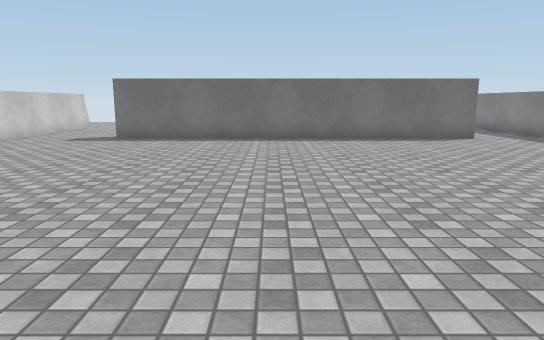
view 1 (above)

16 first-person views from a walk through a Unity game level. The camera is 1.3 m above the floor, tilts 10° down and sees 70° across. The floor is counted in squares, 1 m on a side. Each view is taken from the middle of a square. On the plan, view 1 faces up. The plan holds only what a view shows up to about 16 squares ahead; the rest is blank. The place goes on beyond the plan. Surface patterns are stand-ins for the level's own textures.

view 2
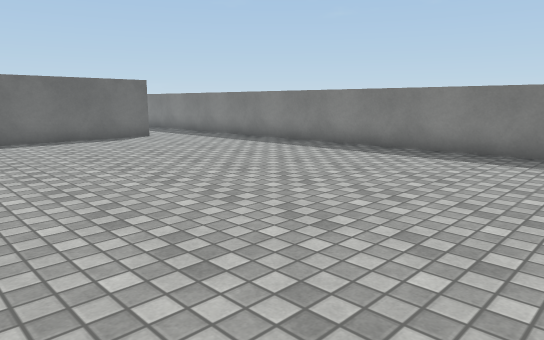

view 3
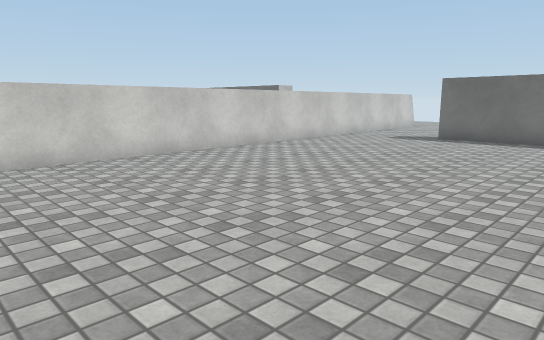

view 4
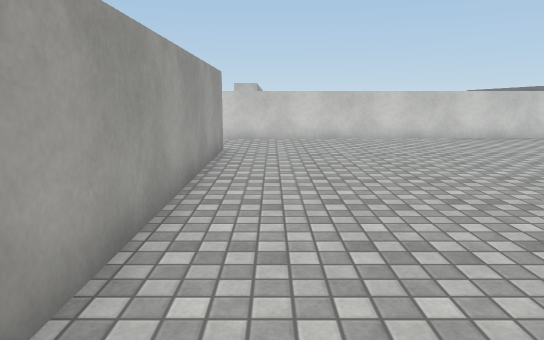

view 5
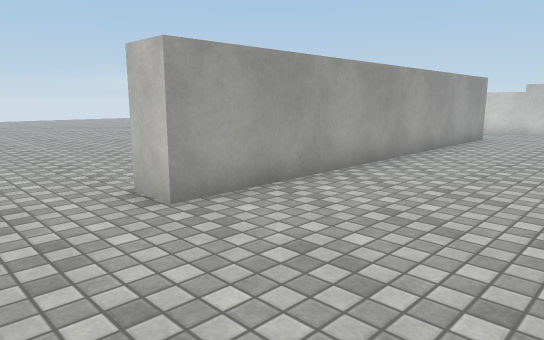

view 6
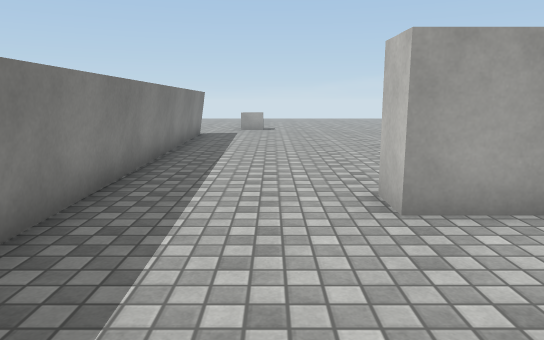

view 7
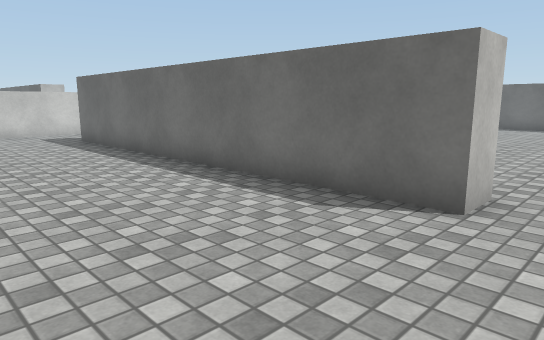

view 8
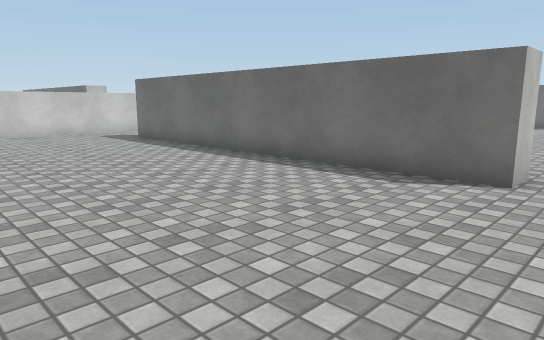

view 9
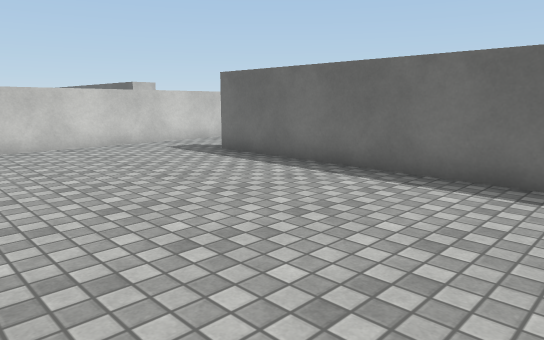

view 10
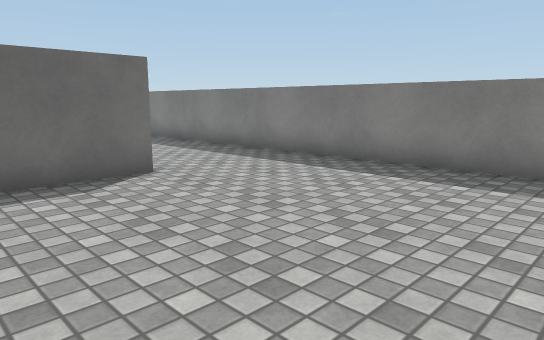

view 11
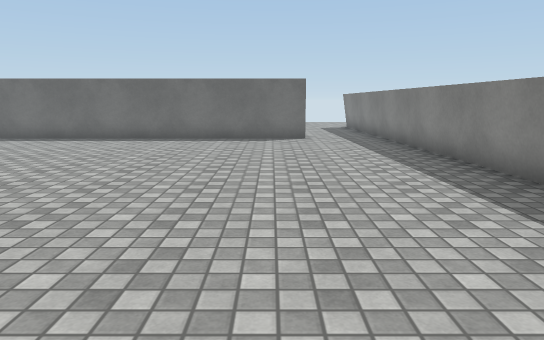

view 12
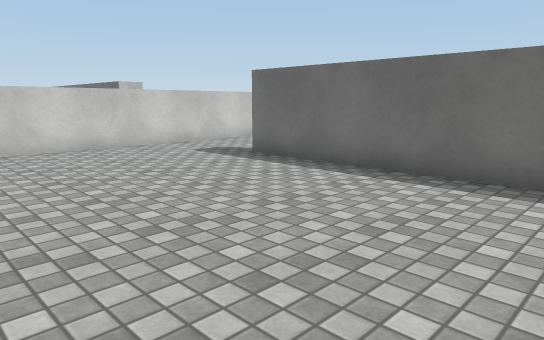

view 13
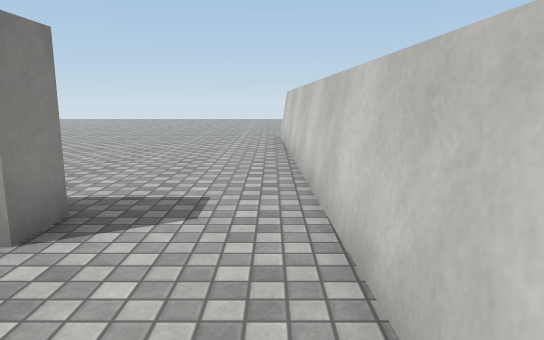

view 14
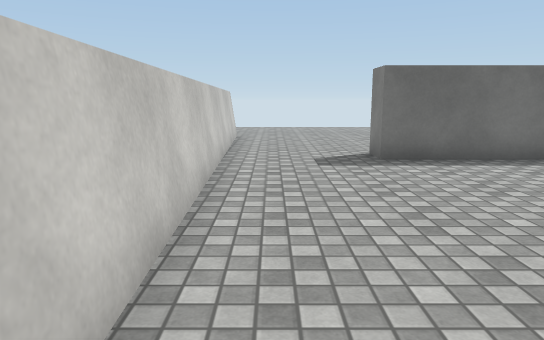

view 15
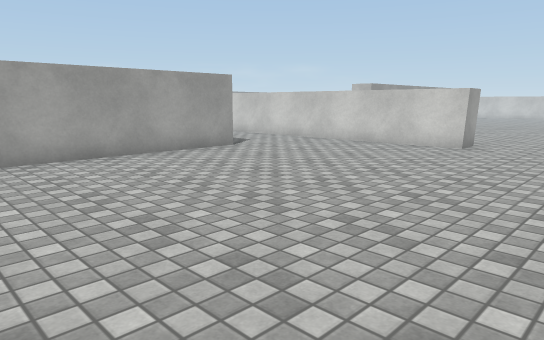

view 16
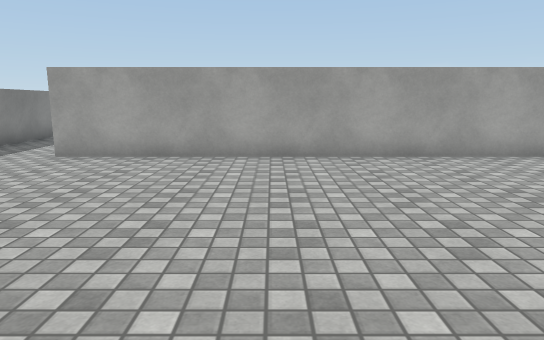

### Floor plan
Points are (right, up) in squares from view 1. A wall is a line through its corners. A room is listed if a view was taken in it or the views show most of it. See-through windows are left out.
Room 1 (views 1, 2, 3, 4, 5, 6, 7, 8, 9, 10, 11, 12, 13, 14)
walls: (-5.6, -1.3) (6.5, -1.3) (6.5, -2.3) (-5.6, -2.3) (-5.6, -1.3); (7.2, 13.8) (-5.6, 13.8) (-5.6, 14.8); (10.6, -9.6) (9.9, 13.6); (-9.4, 16.4) (-8.6, -9.6)
ways out: opening at (-7, 16.7) to room 2; opening at (8.5, 14.5) to room 2
Room 2 (views 15, 16)
walls: (-10.7, 20.1) (-9.5, 20.1) (-9.4, 16.4); (-5.6, 14.8) (7.2, 14.8); (9.9, 13.6) (9.8, 16.3)
ways out: opening at (-7, 16.7) to room 1; opening at (8.5, 14.5) to room 1

Where each view was taken, in squares from view 1:
view 1: 0 up, 0 right, facing up
view 2: 0 up, 0 right, facing up-right
view 3: 0 up, 0 right, facing up-left
view 4: 0 up, 5 right, facing left
view 5: 3 up, 9 right, facing down-left
view 6: 3 up, 8 right, facing down
view 7: 7 down, 8 right, facing up-left
view 8: 9 down, 8 right, facing up-left
view 9: 9 down, 3 right, facing up-left
view 10: 9 down, 3 right, facing up-right
view 11: 0 up, 6 right, facing up
view 12: 7 up, 2 right, facing up-left
view 13: 2 up, 8 left, facing down
view 14: 5 up, 8 left, facing up
view 15: 24 up, 2 right, facing down-left
view 16: 24 up, 2 right, facing down
